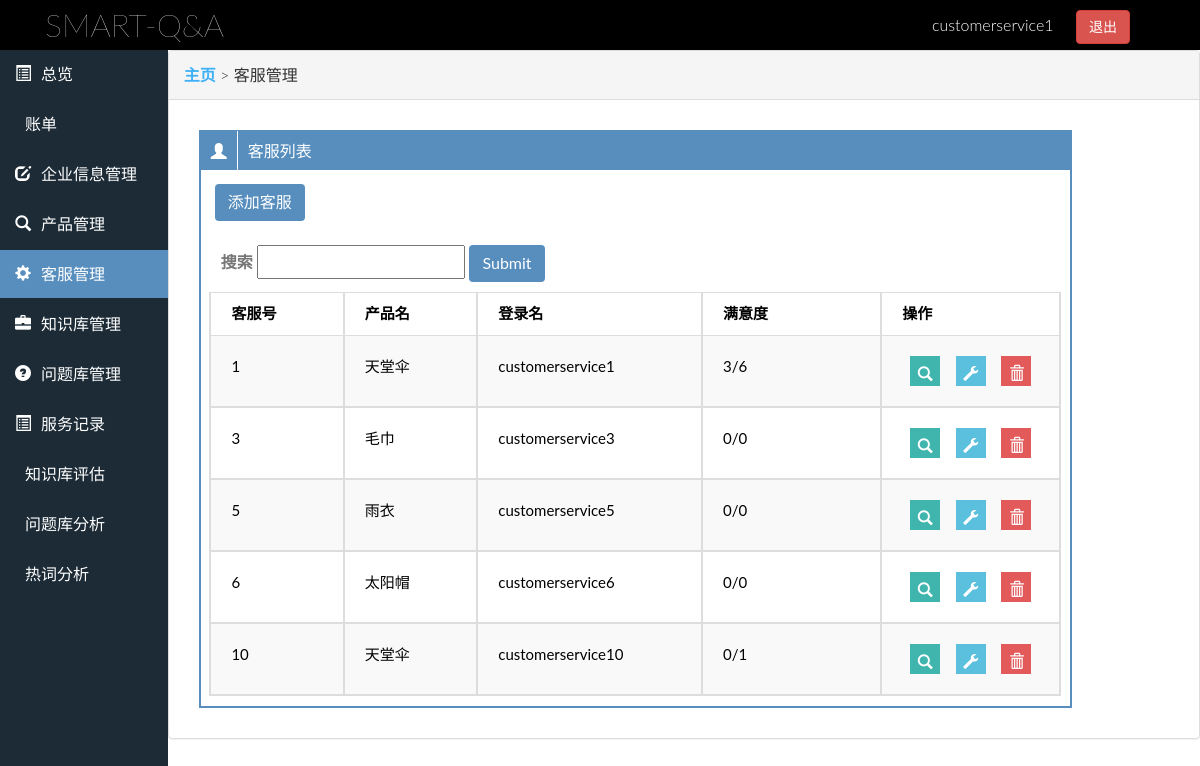
The app's page /enterprise/cs_manage.php (signed in) with its own data.
### tables this page shows
CREATE TABLE IF NOT EXISTS `product` (
  `PID` int(8) NOT NULL COMMENT '产品号',
  `PEID` int(8) NOT NULL COMMENT '企业号',
  `PName` varchar(50) NOT NULL COMMENT '产品名',
  `PIntroduction` text NOT NULL COMMENT '介绍',
  `PImage` mediumblob NOT NULL COMMENT '图片文件'
);

### web/enterprise/cs_manage.php (the view, shortened to what this page needs)
<!DOCTYPE HTML>
<?php
  require_once __DIR__ . '/../functions/connect_database.php';
?>
<html>
  <head>
    <link href="../assets/css/enterprise-common.css" rel="stylesheet">
    <?php require __DIR__ . '/../functions/header.php'; ?>
  </head>
  <body>
    <div class="topbar">
        <span>SMART-Q&A</span>
        <div class="dropdown">
          <button class="dropdown-toggle" type="button" data-toggle="dropdown" aria-haspopup="true" aria-expanded="true"><?php echo $_SESSION['EName']; ?></button>
          <a class="btn btn-danger" href="../functions/action.php?action=enterpriseLogout">退出</a>
        </div>
    </div>
    <div class="main-container">
      <div class="container-left">
        <ul class="nav nav-stacked">
          <li><a href="console.php"><i class="glyphicon glyphicon-list-alt"></i><span>总览</span></a></li>
          <li><a href="bill.php"><i class="glyphicon glyphicon-yen"></i><span>账单</span></a></li>
          <li><a href="enterprise_manage.php"><i class="glyphicon glyphicon-edit"></i><span>企业信息管理</span></a></li>
          <li><a href="product_manage.php"><i class="glyphicon glyphicon-search"></i><span>产品管理</span></a></li>
          <li class="active"><a href="cs_manage.php"><i class="glyphicon glyphicon-cog"></i><span>客服管理</span></a></li>
          <li><a href="knowledge_manage.php"><i class="glyphicon glyphicon-briefcase"></i><span>知识库管理</span></a></li>
          <li><a href="question_manage.php"><i class="glyphicon glyphicon-question-sign"></i><span>问题库管理</span></a></li>
          <li><a href="case_list.php"><i class="glyphicon glyphicon-list-alt"></i><span>服务记录</span></a></li>
          <li><a href="knowledge_assess.php"><i class="glyphicon glyphicon-object-align-bottom"></i><span>知识库评估</span></a></li>
          <li><a href="question_assess.php"><i class="glyphicon glyphicon-object-align-bottom"></i><span>问题库分析</span></a></li>
          <li><a href="word_assess.php"><i class="glyphicon glyphicon-object-align-bottom"></i><span>热词分析</span></a></li>
        </ul>
      </div>
      <div class="container-right">
        <div class="panel panel-default">
        <div class="panel-heading"><a href="console.php">主页</a> > 客服管理</div>
          <div class="panel-body">
            <div class="cs-list">
              <div class="cs-list-heading">
                <span class="glyphicon glyphicon-user"></span>
                <span>客服列表</span>
              </div>
              <div class="cs-list-body">
                <button type="button" class="btn" onclick=location.href="cs_add.php">添加客服</button>
                <form action="">
                  <label for="search">搜索</label>
                  <input type="text" id="search">
                  <input type="submit" class="btn">
                </form>
                 <table class="table table-striped table-bordered">
                  <thead>
                    <tr>
                      <th>客服号</th>
                      <th>产品名</th>
                      <th>登录名</th>
					            <th>满意度</th>
                      <th>操作</th>
                    </tr>
                  </thead>
                  <tbody>
                    <?php
                      $sql = "select * from `customer-service`,product where CSPID=PID and CSEID={$_SESSION['EID']} order by CSID asc";
                      $result = $link->query($sql);
                      while($row = $result->fetch_assoc())
                      {
                        $CSIDid=$row['CSID'];
                        $sql_countCCSID = "select * from cases where CCSID={$CSIDid}";
                        $result_countCCSID = $link->query($sql_countCCSID);
                        $row_countCCSID = $result_countCCSID->num_rows;
                        $sql_countSatisfied = "select * from cases where CCSID={$CSIDid} and CSatisfied='1'  ";
                        $result_countSatisfied = $link->query($sql_countSatisfied);
                        $row_countSatisfied = $result_countSatisfied->num_rows;
                        echo "<tr>";
                          echo "<td>{$row['CSID']}</td>";
                          echo "<td>{$row['PName']}</td>";
                          echo "<td>{$row['CSName']}</td>";
                          echo "<td>{$row_countSatisfied}/{$row_countCCSID}</td>";
                          echo "<td class='table-ope-icon'>
                                  <a href='cs_list.php?CSID={$row['CSID']}'><span class='glyphicon glyphicon-search'></span></a>
                                  <a href='cs_modify.php?CSID={$row['CSID']}'><span class='glyphicon glyphicon-wrench'></span></a>
                                  <a href='javascript:deleteCustomerService({$row['CSID']})'><span class='glyphicon glyphicon-trash'></span></a>
                                </td>";
                        echo "</tr>";
                      }
                    ?>
                  </tbody>
                </table>
              </div>
            </div>
          </div>
        </div>
      </div>
    </div>
  </body>
</html>

### web/functions/header.php (shortened to what this page needs)
<link href="/assets/css/bootstrap.min.css" rel="stylesheet" media="screen">
<link href="/assets/css/font-awesome.min.css" rel="stylesheet">
<link href="/assets/fonts/icon-7-stroke/css/pe-icon-7-stroke.css" rel="stylesheet">
<link href="/assets/css/animate.css" rel="stylesheet" media="screen">
<link href="/assets/css/owl.theme.css" rel="stylesheet">
<link href="/assets/css/owl.carousel.css" rel="stylesheet">
<link href="/assets/css/css-index.css" rel="stylesheet" media="screen">

### web/assets/css/enterprise-common.css (style rules this page uses)
body { font-size: 15px; }
.topbar { display: flex; height: 50px; align-items: center; background: black; }
.topbar span { color: white; margin-left: 45px; font-size: 32px; font-weight: 250; }
.topbar .dropdown { margin-left: auto; margin-right: 70px; }
.topbar button { background: black; margin: 0; border-radius: 6px; padding: 8px 17px; border: 0.5px solid black; color: white; }
.main-container { display: flex; min-height: calc( 100vh - 50px ); }
.container-left { flex: 1.3; background: #1C2B36; }
.container-left li a { color: white; display: flex; align-items: center; }
.container-left li a span { font-weight: 200; margin-left: 10px; }
.nav.nav-stacked li.active a { background: #578EBE; }
.container-right { flex: 8; }
.container-right .panel-body { padding: 30px; }
.pro-list-body form input[type=submit],.kno-list-body form input[type=submit], .cs-list-body form input[type=submit],.que-list-body form input[type=submit] { font-size: 16px; color: white; background: #578EBE; }
.glyphicon { top: 0; }
.pro-list-body .table > thead > tr > th,.table > tbody > tr > td { padding-top: 10px; padding-bottom: 10px; }
.table-ope-icon { display: flex; justify-content: space-around; }
.table-ope-icon a { width: 30px; height: 30px; display: inline-block; padding-top: 8px; text-align: center; color: white; }
.table-ope-icon a:nth-child(1) { background: rgb(64, 181, 173); }
.table-ope-icon a:nth-child(2) { background: rgb(91, 192, 222); }
.table-ope-icon a:nth-child(3) { background: rgb(226, 90, 89); }
.cs-list { width: 90%; border: 2px solid #578EBE; }
.cs-list-heading { background: #578EBE; padding: 10px; display: flex; align-items: center; color: white; }
.cs-list-heading span { line-height: 18px; font-size: 16px; }
.cs-list-body form { margin: 10px 0 10px 20px; }
.cs-list-body .table { width: 98%; margin: 10px auto; }
.cs-list-body .table > thead > tr { display: flex; }
.cs-list-body .table > thead > tr > th:nth-child(1) { flex:2; }
.cs-list-body .table > thead > tr > th:nth-child(2) { flex:2; }
.cs-list-body .table > thead > tr > th:nth-child(3) { flex:4; }
.cs-list-body .table > thead > tr > th:nth-child(4) { flex:3; }
.cs-list-body .table > thead > tr > th:nth-child(5) { flex:3; }
.cs-list-body .table > thead > tr > th { color: black; font-weight: bold; background: white; }
.cs-list-body .table > tbody > tr { display: flex; }
.cs-list-body .table > tbody > tr > td { color: black; font-weight: 400; }
.cs-list-body .table > tbody > tr > td:nth-child(1) { flex:2; }
.cs-list-body .table > tbody > tr > td:nth-child(2) { flex:2; }
.cs-list-body .table > tbody > tr > td:nth-child(3) { flex:4; }
.cs-list-body .table > tbody > tr > td:nth-child(4) { flex:3; }
.cs-list-body .table > tbody > tr > td:nth-child(5) { flex:3; }
.cs-list-body .table > thead > tr > th,.table > tbody > tr > td { padding-top: 10px; padding-bottom: 10px; }
.cs-list-body button { margin: 14px; font-size: 16px; color: white; background: #578EBE; }
.kno-list-body .table > thead > tr > th,.table > tbody > tr > td { padding-top: 10px; padding-bottom: 10px; }

### web/assets/css/css-index.css (style rules this page uses)
html, body { height: 100%; width: 100%; overflow-x: hidden; }
body { height:100%; font-family: "Lato", "Serif"; font-weight: 300; padding:0; margin:0; font-size:16px; line-height: 28px; color: #777; background: #fff; overflow-x:hidden; position: relative; }
a { color: #3eb0f7; outline: 0; font-weight: bold; -webkit-transition: all .8s ease; transition: all .8s ease; }
.table > thead > tr > th { background: #3eb0f7; color: #fff; border-bottom: 0; text-transform: uppercase; }
.table > thead > tr > th, .table > tbody > tr > td { font-size: 15px; font-weight: 300; padding: 20px 20px; }

### records on screen
customer-service: CSID "1", product.PName "天堂伞", CSName "customerservice1", row_countSatisfied "3", row_countCCSID "6"
customer-service: CSID "3", product.PName "毛巾", CSName "customerservice3", row_countSatisfied "0", row_countCCSID "0"
customer-service: CSID "5", product.PName "雨衣", CSName "customerservice5", row_countSatisfied "0", row_countCCSID "0"
customer-service: CSID "6", product.PName "太阳帽", CSName "customerservice6", row_countSatisfied "0", row_countCCSID "0"
customer-service: CSID "10", product.PName "天堂伞", CSName "customerservice10", row_countSatisfied "0", row_countCCSID "1"

### other values on screen
$_SESSION['EName'] "customerservice1"
